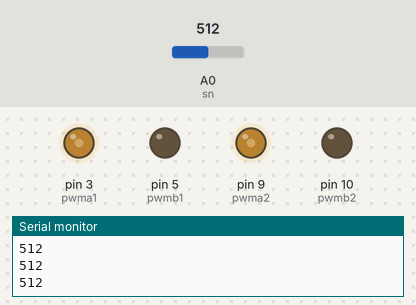
The sketch below on a simulated Arduino Uno, built with avr-gcc and run on an emulated ATmega328P. Shown: output pins drawn as LEDs (lit = HIGH), the last lines printed to the serial monitor. The test bench sets the inputs (shaded band); at power-on: A0 (sn) = 512.

Above: at 1.2 s.
1.3 s: A0 (sn) set to 716
At 2.5 s:
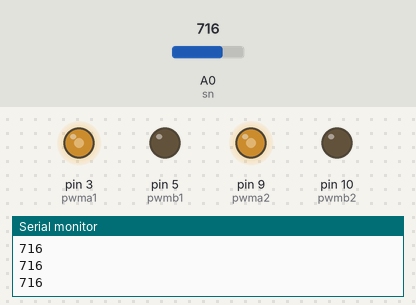
2.8 s: A0 (sn) set to 1023
At 3.8 s:
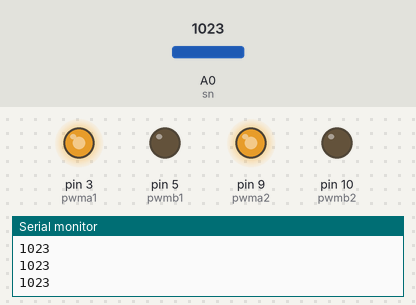
4.3 s: A0 (sn) set to 306
At 4.9 s:
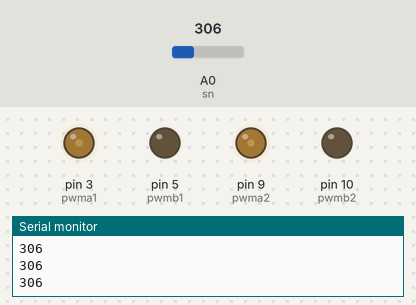
5.8 s: A0 (sn) set to 0
At 6.1 s:
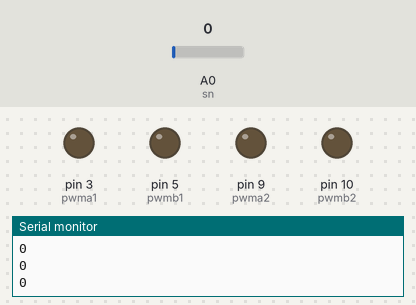
Timing chart, 0 to 8.3 s (numbered marks = the images above; inputs shaded):
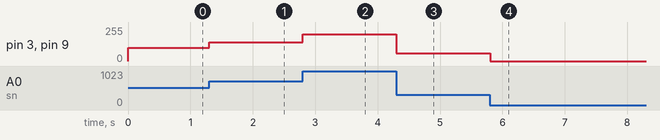

The sketch:

speedcontrol.ino
```cpp
int pwma1 = 3, pwmb1 = 5, pwma2 = 9, pwmb2 = 10;
int sn = A0;
void setup() {

  pinMode(sn, INPUT);
  pinMode(pwma1, OUTPUT);
  pinMode(pwmb1, OUTPUT);
  pinMode(pwma2, OUTPUT);
  pinMode(pwmb2, OUTPUT);
  Serial.begin(9600);
}
void loop() {

  Serial.println(analogRead(sn));
  int val = analogRead(sn);
  val = map(val,0,1023,0,200);
  analogWrite(pwma1,val);
  analogWrite(pwmb1,0);

  analogWrite(pwma2,val);
  analogWrite(pwmb2,0);

}
```

Measured:
- after the input at 1.3 s, pin 3 (pwma1), pin 9 (pwma2): 100/255 → 139/255 at once
- after the input at 2.8 s, pin 3 (pwma1), pin 9 (pwma2): 139/255 → 200/255 at once
- after the input at 4.3 s, pin 3 (pwma1), pin 9 (pwma2): 200/255 → 59/255 at once
- after the input at 5.8 s, pin 3 (pwma1), pin 9 (pwma2): 59/255 → 0/255 at once
